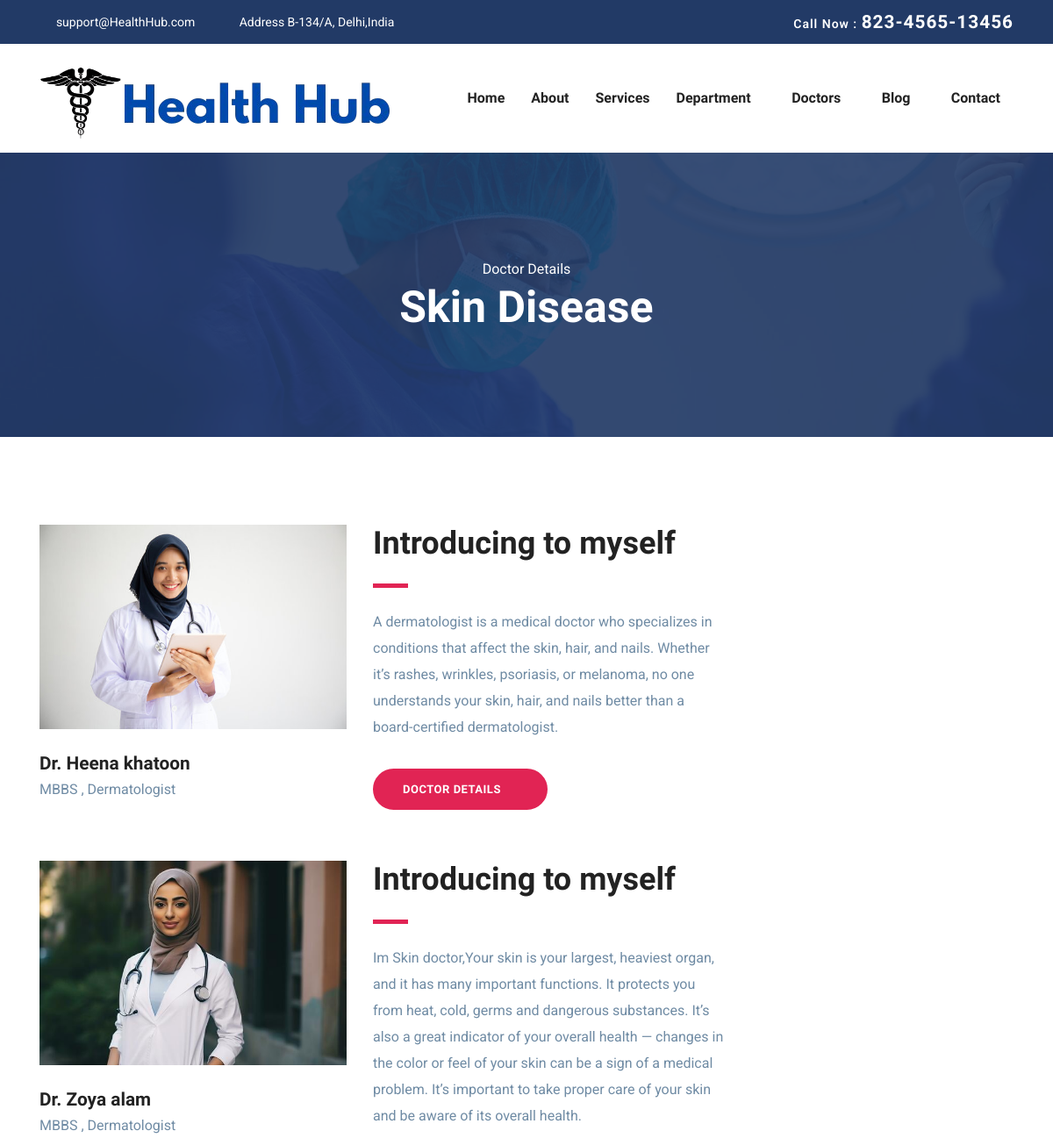
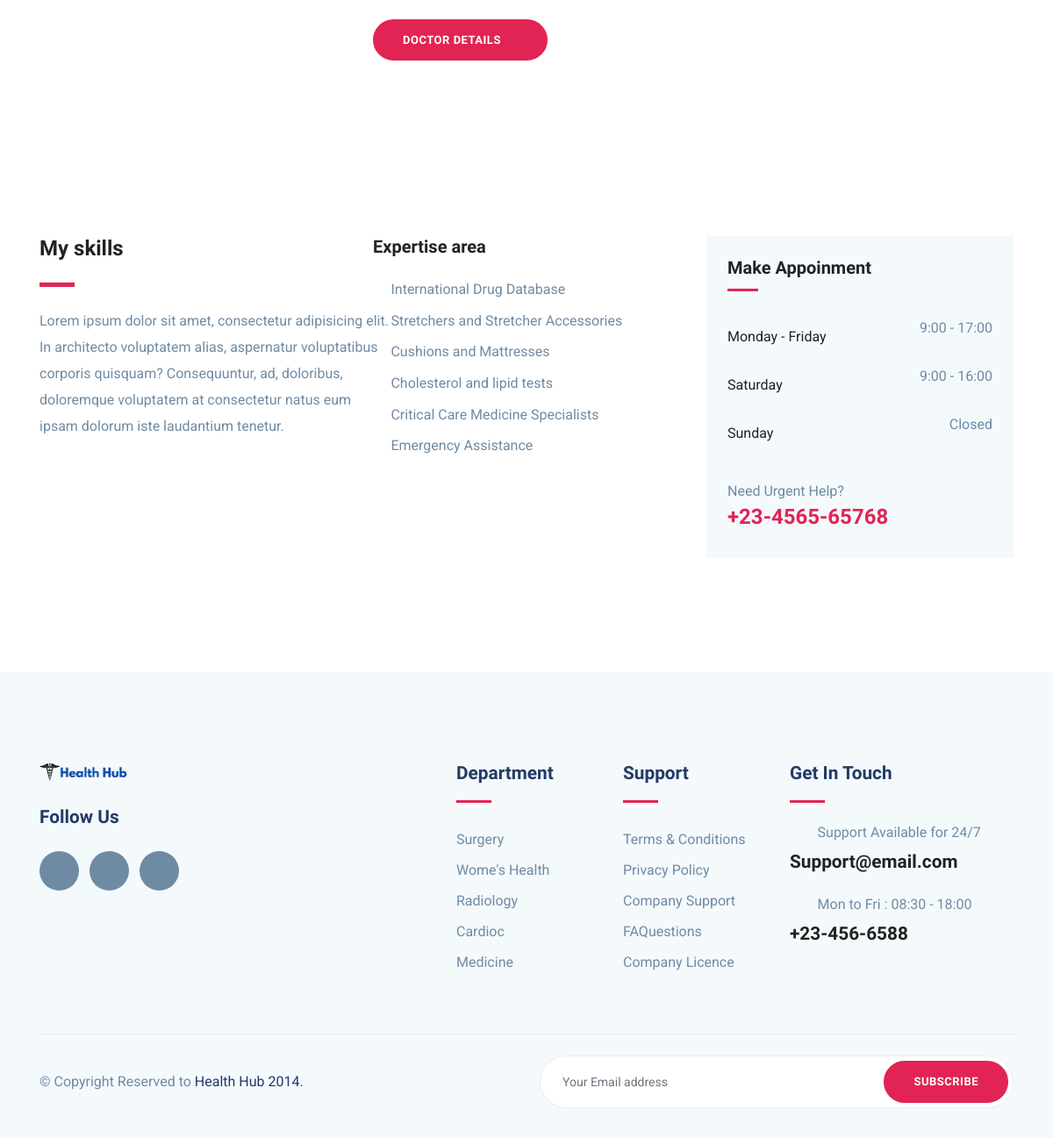
/all-doctor/4, run on the app's committed database (2 pictures, top to bottom).
### appointment/models.py (models this page shows, shortened)
class DoctorDetail(models.Model):
    department_name = models.ForeignKey(Department,on_delete=models.CASCADE)
    doctor_full_name=models.CharField(max_length=150)
    gender=models.CharField(max_length=10)
    age=models.SmallIntegerField()
    education_status=models.CharField(max_length=150)
    work_experience=models.SmallIntegerField()
    email_id=models.CharField(max_length=100)
    mobile_number=models.BigIntegerField()
    doctor_description=models.TextField()
    avialiable_work_hours=models.SmallIntegerField()
    state=models.CharField(max_length=100)
    city=models.CharField(max_length=100)
    image = models.ImageField(upload_to='doctor_images/')

class Department(models.Model):
    department_name=models.CharField(max_length=150)
    department_description=models.TextField()
    image = models.ImageField(upload_to='department_images/')
    def __str__(self):
        return self.department_name

### health_care/views.py (the view)
# urls.py: path('all-doctor/<int:id>',views.allDoctorPage ,name='all-doctor'),
def allDoctorPage(request,id):
    all_doctors=DoctorDetail.objects.filter(department_name_id=id)
    return render(request,"all-doctors.html",{"all_doctors":all_doctors})

### templates/all-doctors.html (shortened to what this page needs)
{% extends "base.html" %}
{% block "content" %}
<section class="page-title bg-1">
	<div class="container">
	  <div class="row">
		<div class="col-md-12">
		  <div class="block text-center">
			<span class="text-white">Doctor Details</span>
			{% if all_doctors %}
			<h1 class="text-capitalize mb-5 text-lg">{{ all_doctors.0.department_name }}</h1>
            {% endif %}
		  </div>
		</div>
	  </div>
	</div>
  </section>
  <section class="section doctor-single">
	  <div class="container">
		  <div class="row">
			{% for data in all_doctors %}
			  <div class="col-lg-4 col-md-6">
				  <div class="doctor-img-block">
					  <img src="{{ MEDIA_URL }}{{ data.image }}" alt="" class="img-fluid w-100">
					  <div class="info-block mt-4">
						  <h4 class="mb-0">{{data.doctor_full_name}}</h4>
						  <p>{{data.education_status}}</p>
						  <ul class="list-inline mt-4 doctor-social-links">
							  <li class="list-inline-item"><a href="#"><i class="icofont-facebook"></i></a></li>
							  <li class="list-inline-item"><a href="#"><i class="icofont-twitter"></i></a></li>
							  <li class="list-inline-item"><a href="#"><i class="icofont-skype"></i></a></li>
							  <li class="list-inline-item"><a href="#"><i class="icofont-linkedin"></i></a></li>
							  <li class="list-inline-item"><a href="#"><i class="icofont-pinterest"></i></a></li>
						  </ul>
					  </div>
				  </div>
			  </div>
			 <div class="col-lg-8 col-md-6">
				<div class="doctor-details mt-4 mt-lg-0">
					<h2 class="text-md">Introducing to myself</h2>
					<div class="divider my-4"></div>
					<p>{{data.doctor_description}}</p>
					<a href="/Doctor-details/{{data.id}}" class="btn btn-main-2 btn-round-full mt-3">Doctor details<i class="icofont-simple-right ml-2  "></i></a>
				</div>
			</div>
			 {% endfor %}
		  </div>
	  </div>
  </section>
  <section class="section doctor-skills">
	  <div class="container">
		  <div class="row">
			  <div class="col-lg-4">
				  <h3>My skills</h3>
				  <div class="divider my-4"></div>
				  <p>Lorem ipsum dolor sit amet, consectetur adipisicing elit. In architecto voluptatem alias, aspernatur voluptatibus corporis quisquam? Consequuntur, ad, doloribus, doloremque voluptatem at consectetur natus eum ipsam dolorum iste laudantium tenetur.</p>
			  </div>
			  <div class="col-lg-4">
				  <div class="skill-list">
					  <h5 class="mb-4">Expertise area</h5>
					  <ul class="list-unstyled department-service">
						  <li><i class="icofont-check mr-2"></i>International Drug Database</li>
						  <li><i class="icofont-check mr-2"></i>Stretchers and Stretcher Accessories</li>
						  <li><i class="icofont-check mr-2"></i>Cushions and Mattresses</li>
						  <li><i class="icofont-check mr-2"></i>Cholesterol and lipid tests</li>
						  <li><i class="icofont-check mr-2"></i>Critical Care Medicine Specialists</li>
						  <li><i class="icofont-check mr-2"></i>Emergency Assistance</li>
					  </ul>
				  </div>
			  </div>
			  <div class="col-lg-4">
				  <div class="sidebar-widget  gray-bg p-4">
					  <h5 class="mb-4">Make Appoinment</h5>
					  <ul class="list-unstyled lh-35">
						<li class="d-flex justify-content-between align-items-center">
						  <a href="#">Monday - Friday</a>
						  <span>9:00 - 17:00</span>
						</li>
						<li class="d-flex justify-content-between align-items-center">
						  <a href="#">Saturday</a>
						  <span>9:00 - 16:00</span>
						</li>
						<li class="d-flex justify-content-between align-items-center">
						  <a href="#">Sunday</a>
						  <span>Closed</span>
						</li>
					  </ul>
					  <div class="sidebar-contatct-info mt-4">
						  <p class="mb-0">Need Urgent Help?</p>
						  <h3 class="text-color-2">+23-4565-65768</h3>
					  </div>
				  </div>
			  </div>
		  </div>
	  </div>
  </section>
  {% endblock "content" %}

### static/css/style.css (style rules this page uses)
html { overflow-x: hidden; }
body { line-height: 1.6; font-family: "Roboto", sans-serif; -webkit-font-smoothing: antialiased; font-size: 16px; color: #6F8BA4; font-weight: 400; }
h1, .h1, h2, .h2, h3, .h3, h4, .h4, h5, .h5, h6, .h6 { font-family: "Exo", sans-serif; font-weight: 700; color: #222; }
h1, .h1 { font-size: 2.5rem; }
h2, .h2 { font-size: 44px; }
h3, .h3 { font-size: 1.5rem; }
h4, .h4 { font-size: 1.3rem; line-height: 30px; }
h5, .h5 { font-size: 1.25rem; }
p { line-height: 30px; justify-items: center; }
.btn { display: inline-block; font-size: 14px; font-size: 0.8125rem; font-weight: 700; letter-spacing: .5px; padding: .75rem 2rem; font-family: "Exo", sans-serif; text-transform: uppercase; border-radius: 5px; border: 2px solid transparent; transition: all .35s ease; }
.btn-main-2 { background: #e12454; color: #fff; border-color: #e12454; }
.btn-round-full { border-radius: 50px; }
.section { padding: 100px 0; }
.text-md { font-size: 2.25rem; }
.text-lg { font-size: 3.75rem; }
a { color: #222; text-decoration: none; transition: all .35s ease; }
.page-title { padding: 120px 0px 70px 0px; position: relative; }
.page-title .block h1 { color: #fff; }
.text-lg { font-size: 50px; }
.gray-bg { background: #f4f9fc; }
.bg-1 { background: url("../images/bg/22.jpg") no-repeat 50% 50%; background-size: cover; position: relative; }
.bg-1 .block text-center ,span ,h4,h1 { margin-bottom: 20px; }
.text-color-2 { color: #e12454; }
.divider { width: 40px; height: 5px; background: #e12454; }
.department-service { margin-bottom: 40px; }
.department-service li { margin-bottom: 10px; }
.department-service li i { color: #e12454; }
.lh-35 { line-height: 35px; }
.section doctors ,section-title ,p { width: 400px; }
.sidebar-widget { margin-bottom: 30px; padding-bottom: 35px; }
.sidebar-widget h5 { margin-bottom: 30px; position: relative; padding-bottom: 15px; }
.sidebar-widget h5:before { position: absolute; content: ""; left: 0px; bottom: 0px; width: 35px; height: 3px; background: #e12454; }

### data on the page
DoctorDetail: department_name.department_name "Skin Disease", image (picture), doctor_full_name "Dr. Heena khatoon", education_status "MBBS , Dermatologist", doctor_description "A dermatologist is a medical doctor who specializes in conditions that affect the skin, hair, and nails. Whether it’s rashes, wrinkles, psoriasis, or melanoma, no one understands your skin, hair, and nails better than a board-certified dermatologist."
DoctorDetail: image (picture), doctor_full_name "Dr. Zoya alam", education_status "MBBS , Dermatologist", doctor_description "Im Skin doctor,Your skin is your largest, heaviest organ, and it has many important functions. It protects you from heat, cold, germs and dangerous substances. It’s also a great indicator of your overall health — changes in the color or feel of your skin can be a sign of a medical problem. It’s important to take proper care of your skin and be aware of its overall health."
